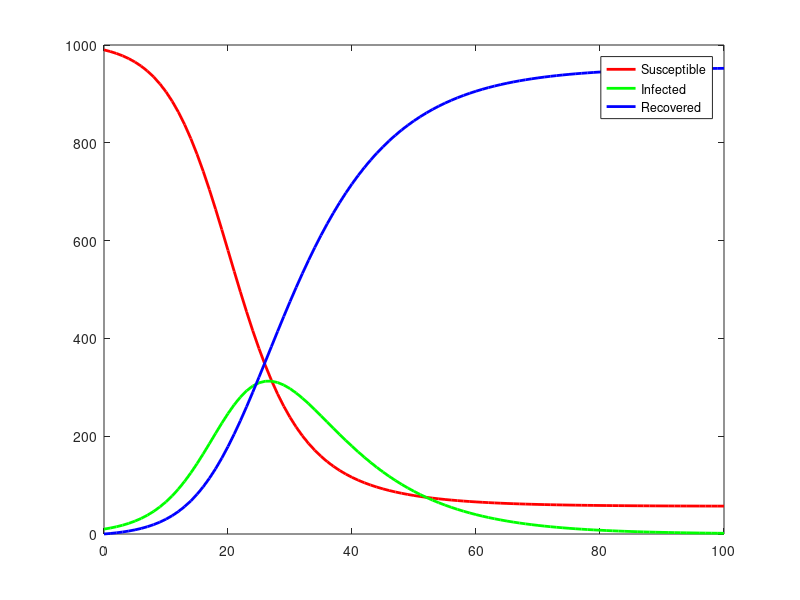

MATLAB code to generate this figure:
Beta = 0.3;
Gamma = 0.1;

a = 1;
b = 100;
h = 1;
n = (b-a)/h;
n = n+1;

T = zeros(1,n+1);
T(1) = a-h;

Susceptible = zeros(1,n+1);
Infected = zeros(1,n+1);
Recovered = zeros(1,n+1);
Susceptible(1) = 990;
Infected(1) = 10;
Recovered(1) = 0;

N = Susceptible(1)+Infected(1)+Recovered(1);
dS = @(T,S,I) (-Beta/N)*S*I;
dI = @(T,I,S) (Beta/N)*S*I - Gamma*I;
dR = @(T,R,I) Gamma*I;
L = zeros(1,n+1);
L(1) = Susceptible(1)+Infected(1)+Recovered(1);

for i = 1:n
    T(i+1) = T(i)+h;

    k1s = dS(T(i),Susceptible(i),Infected(i));
    k1i = dI(T(i),Infected(i),Susceptible(i));
    k1r = dR(T(i),Recovered(i),Infected(i));

    k2s = dS(T(i)+0.5*h,Susceptible(i)+0.5*k1s*h,Infected(i)+0.5*k1i*h);
    k2i = dI(T(i)+0.5*h,Infected(i)+0.5*k1i*h,Susceptible(i)+0.5*k1s*h);
    k2r = dR(T(i)+0.5*h,Recovered(i)+0.5*k1r*h,Infected(i)+0.5*k1i*h);

    k3s = dS(T(i)+0.5*h,Susceptible(i)+0.5*k2s*h,Infected(i)+0.5*k2i*h);
    k3i = dI(T(i)+0.5*h,Infected(i)+0.5*k2i*h,Susceptible(i)+0.5*k2s*h);
    k3r = dR(T(i)+0.5*h,Recovered(i)+0.5*k2r*h,Infected(i)+0.5*k2i*h);

    k4s = dS(T(i)+h,Susceptible(i)+k3s*h,Infected(i)+k3i*h);
    k4i = dI(T(i)+h,Infected(i)+k3i*h,Susceptible(i)+k3i*h);
    k4r = dR(T(i)+h,Recovered(i)+k3r*h,Infected(i)+k4i*h);

    Susceptible(i+1) = Susceptible(i) + (1/6)*(k1s+2*k2s+2*k3s+k4s)*h;
    Infected(i+1) = Infected(i) + (1/6)*(k1i+2*k2i+2*k3i+k4i)*h;
    Recovered(i+1) = Recovered(i) + (1/6)*(k1r+2*k2r+2*k3r+k4r)*h;

    L(i+1) = Susceptible(i+1)+Infected(i+1)+Recovered(i+1);
end

figure(1);
plot(T,Susceptible,'r','LineWidth',2);
hold on
plot(T,Infected,'g','LineWidth',2);
plot(T,Recovered,'b','LineWidth',2);
hold off
legend('Susceptible','Infected','Recovered');
